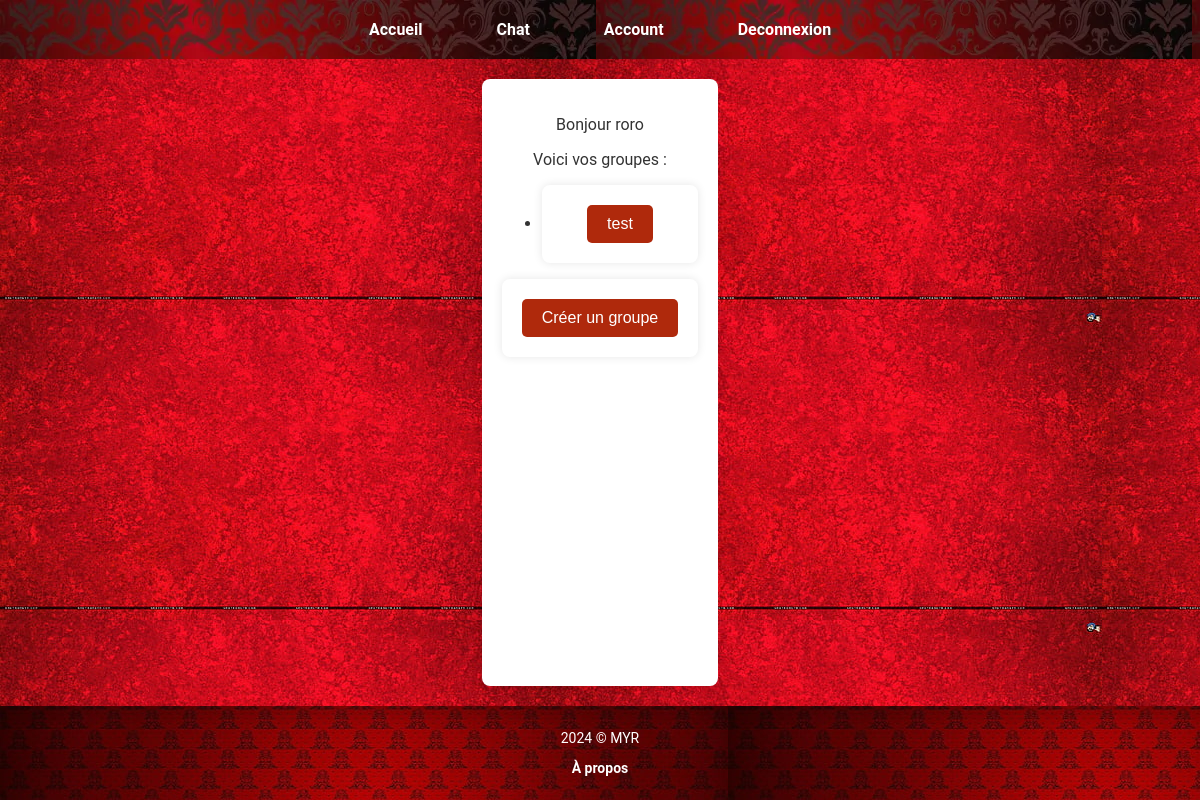
Page /chat (signed in) on the earlier database version.
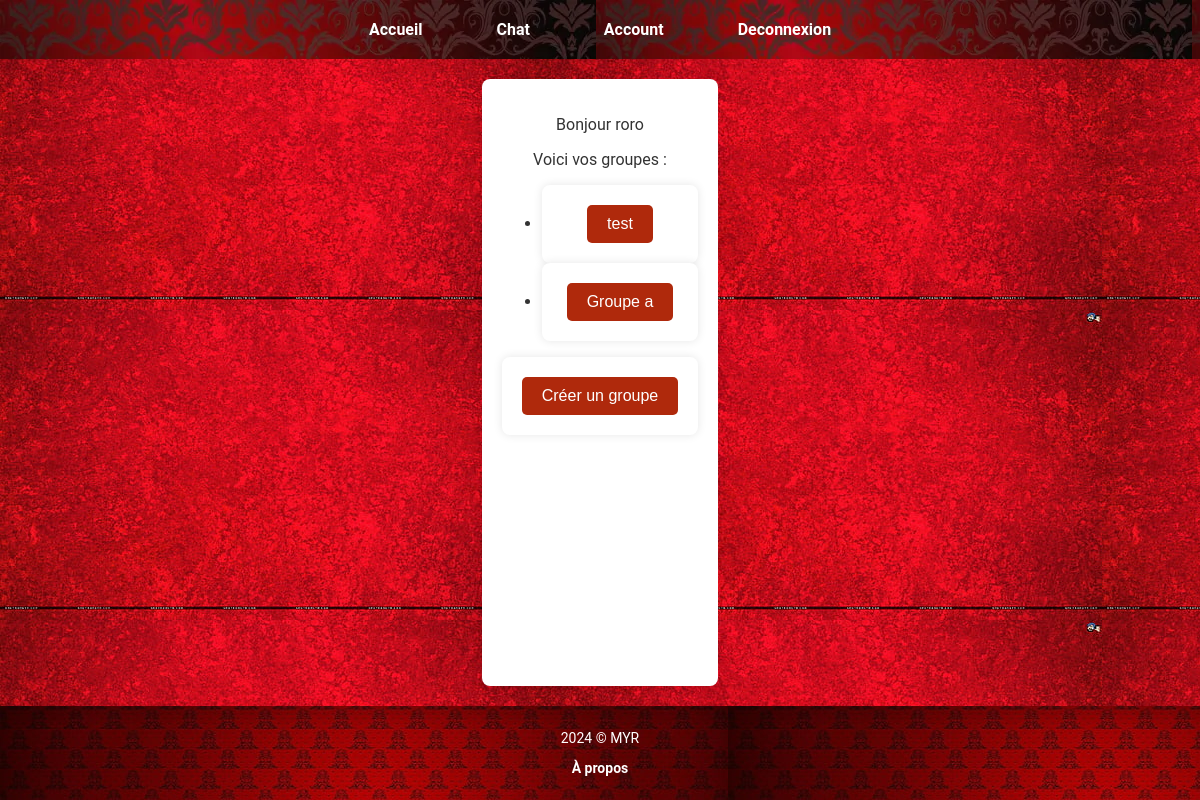
Same page on the later database version.
### app.py (models this page shows)
class User(db.Model):
    id = db.Column(db.Integer, primary_key=True)
    username = db.Column(db.String(80), unique=True, nullable=False)
    prenom = db.Column(db.String(80), nullable=False)
    age = db.Column(db.Integer, nullable=False)
    nom = db.Column(db.String(80), nullable=False)
    password = db.Column(db.String(120), nullable=False)
    member_of_groups = db.relationship('Group', secondary='user_groups', backref='members')

class Group(db.Model):
    id = db.Column(db.Integer, primary_key=True)
    name = db.Column(db.String(120), unique=True, nullable=False)
    created_by = db.Column(db.Integer, db.ForeignKey('user.id'), nullable=False)
    messages = db.relationship('Message', backref='group', lazy=True)

### app.py (the view)
@app.route("/chat", methods=["POST", "GET"])
def chat():
    if 'username' in session:
        user = User.query.filter_by(username=session['username']).first()
        if user:
            groups = user.member_of_groups
            return render_template("chat.html", username=user.username, groups=groups)
    return render_template("chat.html")

### templates/chat.html (shortened to what this page needs)
<!DOCTYPE html>
<html>
<head>
    <link rel="stylesheet" href="{{ url_for('static', filename='css/style.css') }}">
</head>
<header>
    <nav>
        <ul>
            <li><a href="{{url_for('home')}}">Accueil</a></li>
            <li><a href="{{url_for('chat')}}">Chat</a></li>
            {% if username %}
                <li><a href="{{url_for('account')}}">Account</a></li>
                <li><a href="{{url_for('logout')}}">Deconnexion</a></li>
            {% else %}
                <li><a href="{{url_for('login')}}">Connexion</a></li>
                <li><a href="{{url_for('register')}}">S'inscrire</a></li>
            {% endif %}
        </ul>
    </nav>
</header>
<body>
    <section>
        {% if username %}
            <p>Bonjour {{ username }}</p>
            <p>Voici vos groupes :</p>
            <ul>
                {% for group in groups %}
                    <li>
                        <form action="{{ url_for('group', group_id=group.id) }}" method="get">
                            <button type="submit">{{ group.name }}</button>
                        </form>
                    </li>
                {% endfor %}
            </ul>
            <form action="{{ url_for('create_group') }}" method="get">
                <button type="submit">Créer un groupe</button>
            </form>
        {% else %}
            <p>Veuillez-vous connecter pour voir vos groupes</p>
        {% endif %}
    </section>
</body>
<footer>
    <p>2024 © MYR</p>
    <p><a href="{{url_for('apropos')}}">À propos</a></p>
</footer>
</html>

### static/css/style.css (style rules this page uses)
body { font-family: 'Roboto', sans-serif; background: url("../images/body-pattern.jpg"); color: #333; margin: 0; padding: 0; display: flex; flex-direction: column; min-height: 100vh; }
header { background: url("../images/header-pattern.webp"), #AF290C; padding: 20px 0; }
nav ul { list-style: none; padding: 0; text-align: center; margin: 0; }
nav ul li { display: inline; margin: 0 15px; }
nav ul li a { text-decoration: none; color: white; font-weight: bold; padding: 10px 20px; border-radius: 5px; transition: background-color 0.3s; }
main, section { flex: 1; text-align: center; padding: 50px 20px; }
.presentation, section, .account-container { margin: 20px auto; max-width: 800px; padding: 20px; background-color: white; box-shadow: 0 0 10px rgba(0, 0, 0, 0.1); border-radius: 8px; }
form { display: flex; flex-direction: column; align-items: center; margin: 0 auto; max-width: 400px; padding: 20px; background-color: #fff; border-radius: 8px; box-shadow: 0 0 10px rgba(0, 0, 0, 0.1); }
input[type="submit"], button { background-color: #AF290C; color: white; padding: 10px 20px; border: none; border-radius: 5px; font-size: 16px; cursor: pointer; transition: background-color 0.3s; }
footer { background: url("../images/pattern-footer.jpg"), #FF927B; text-align: center; padding: 10px 0; color: white; font-size: 14px; }
footer a { color: white; text-decoration: none; font-weight: bold; }

Differences in the rows shown:
added Group: name "Groupe a"
